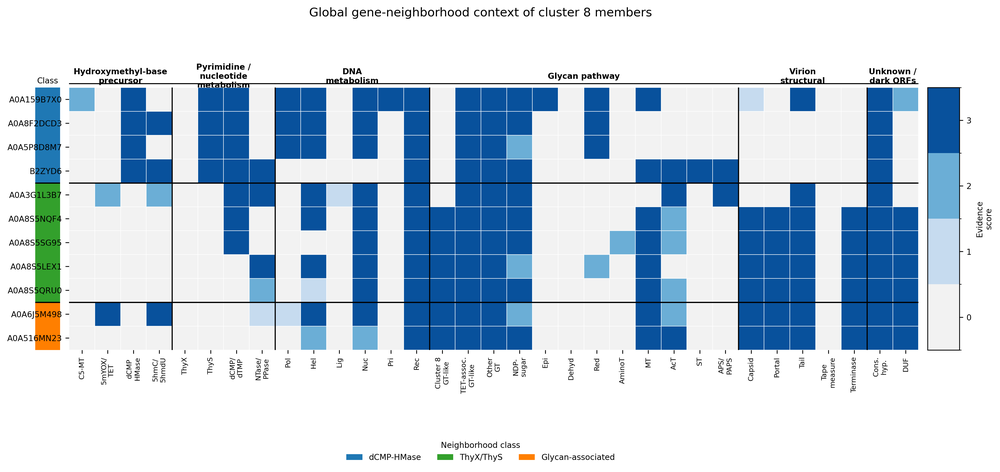
#> input picture workflows/WP08_cluster8_gene_neighborhood_heatmap/validation/manuscript_comparison/historical/PanelB_cluster8_global_neighborhood_heatmap_clean.png, 1000 x 472 px, shrunk from 4144 x 1958 before the run, found by its file name
$ python test_resampling_only.py
#> lines starting #> are read from the running program, lines starting #| are printed output that depends on the picture
"""Test image-coordinate conventions without editing either source image."""
import json
from pathlib import Path
import numpy as np
from PIL import Image
B=Path(__file__).resolve().parent/'WP08_manuscript_comparison_20261102'
a=np.asarray(Image.open(B/'historical/PanelB_cluster8_global_neighborhood_heatmap_clean.png').convert('RGB'))
b=np.asarray(Image.open(B/'manuscript_images/Viral_GT_draftv1.4_261022_LanNa_references_added/word/media/image19.png').convert('RGB'))
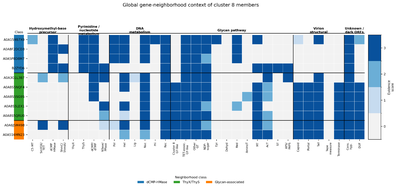
#> input picture workflows/WP08_cluster8_gene_neighborhood_heatmap/validation/manuscript_comparison/manuscript_images/Viral_GT_draftv1.4_261022_LanNa_references_added/word/media/image19.png, 397 x 188 px, shrunk from 1646 x 779 before the run, found by its file name
sh,sw=a.shape[:2];th,tw=b.shape[:2]
#> after `sh, sw = a.shape[:2]`: sh = 472; sw = 1000
#> after `th, tw = b.shape[:2]`: th = 188; tw = 397
results=[]
for convention in ['edge_floor','center_floor','endpoints_round']:
 for ox in [-.5,-.25,0,.25,.5]:
  for oy in [-.5,-.25,0,.25,.5]:
   if convention=='edge_floor':
    xx=np.floor(np.arange(tw)*sw/tw+ox);yy=np.floor(np.arange(th)*sh/th+oy)
   elif convention=='center_floor':
    xx=np.floor((np.arange(tw)+.5)*sw/tw+ox);yy=np.floor((np.arange(th)+.5)*sh/th+oy)
   else:
    xx=np.round(np.arange(tw)*(sw-1)/(tw-1)+ox);yy=np.round(np.arange(th)*(sh-1)/(th-1)+oy)
   c=a[np.clip(yy.astype(int),0,sh-1)[:,None],np.clip(xx.astype(int),0,sw-1)[None,:]]
   exact=float(np.all(c==b,axis=2).mean());mae=float(np.abs(c.astype(float)-b.astype(float)).mean())
   results.append(dict(convention=convention,x_offset=ox,y_offset=oy,fraction_pixels_identical=exact,mean_absolute_channel_error=mae,pixel_equal=bool(np.array_equal(c,b))))
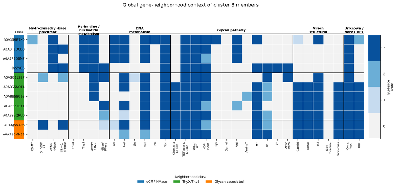
#> c: shape (188, 397, 3); mean R, G, B 193.5, 209.8, 224.5
#> after the loop, results = 75 items
results.sort(key=lambda r:r['mean_absolute_channel_error'])
(B/'resampling_coordinate_tests.json').write_text(json.dumps(results,indent=2))
print(json.dumps(results[:5],indent=2))
#> (printed output is left out)
